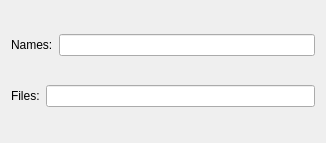
<?xml version="1.0" encoding="UTF-8"?>
<ui version="4.0">
 <class>Dialog</class>
 <widget class="QDialog" name="Dialog">
  <property name="geometry">
   <rect>
    <x>0</x>
    <y>0</y>
    <width>326</width>
    <height>143</height>
   </rect>
  </property>
  <property name="windowTitle">
   <string>Dialog</string>
  </property>
  <layout class="QVBoxLayout" name="verticalLayout">
   <item>
    <layout class="QHBoxLayout" name="horizontalLayout">
     <item>
      <widget class="QLabel" name="label">
       <property name="text">
        <string>Names:</string>
       </property>
      </widget>
     </item>
     <item>
      <widget class="QLineEdit" name="lineEdit"/>
     </item>
    </layout>
   </item>
   <item>
    <layout class="QHBoxLayout" name="horizontalLayout_2">
     <item>
      <widget class="QLabel" name="label_2">
       <property name="text">
        <string>Files:</string>
       </property>
      </widget>
     </item>
     <item>
      <widget class="QLineEdit" name="lineEdit_2"/>
     </item>
    </layout>
   </item>
  </layout>
 </widget>
 <layoutdefault spacing="6" margin="11"/>
 <resources/>
 <connections/>
</ui>
